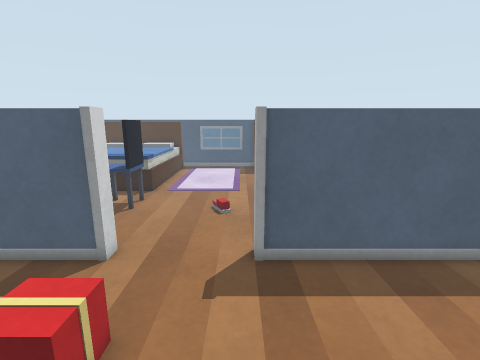
[1] (above)

16 first-person views from a walk through a Gazebo world. The camera is 0.9 m above the floor, tilts 12° down and sees 85° across. The floor is counted in squares, 0.2 m on a side. Each view is taken from the middle of a square. On the plan, view 1 faces up. The plan holds only what a view shows up to about 20 squares ahead; the rest is blank.

[2]
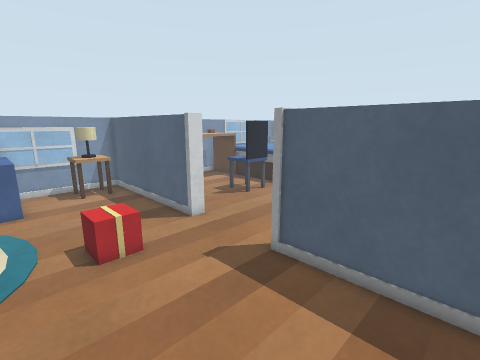

[3]
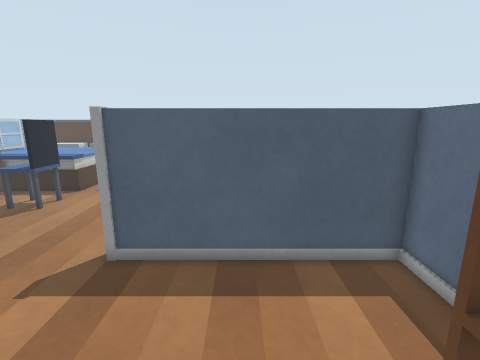

[4]
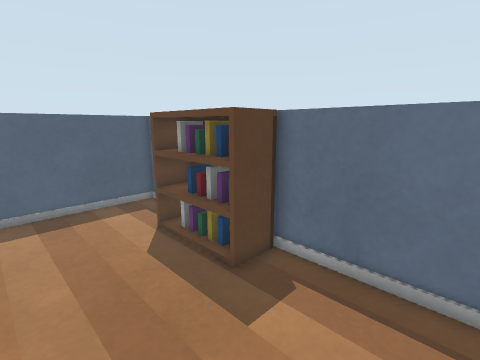

[5]
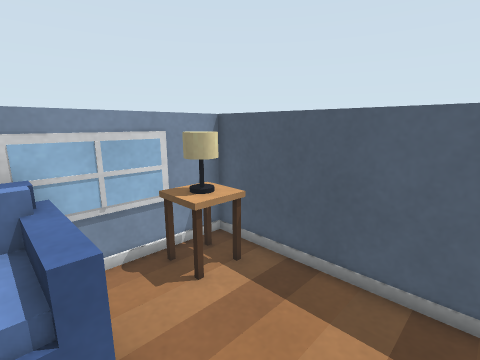

[6]
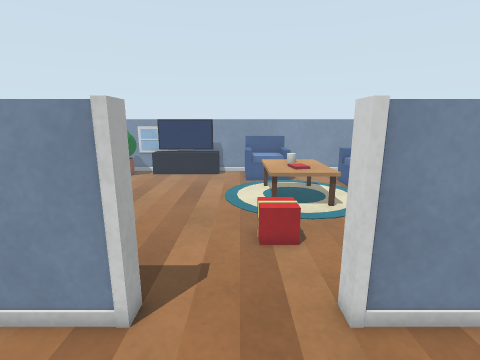

[7]
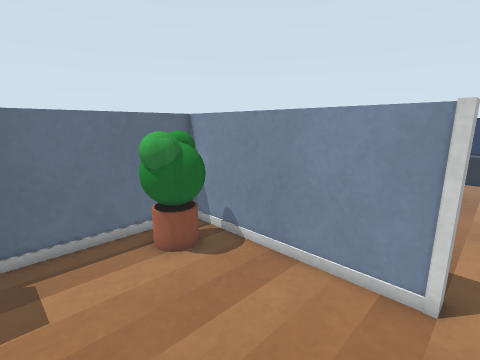

[8]
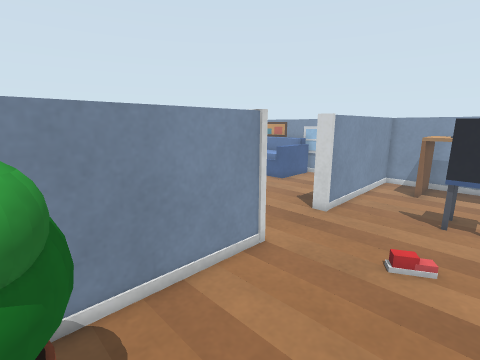

[9]
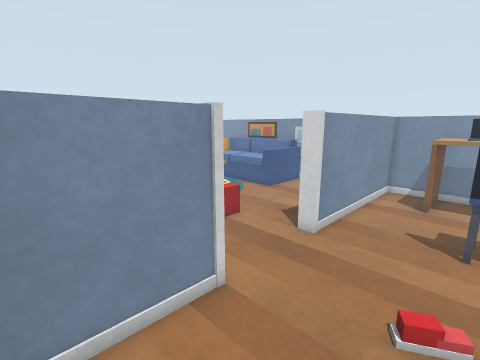

[10]
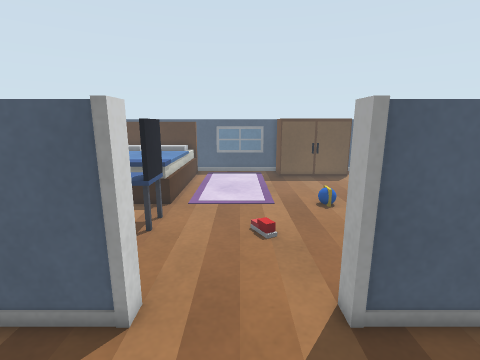

[11]
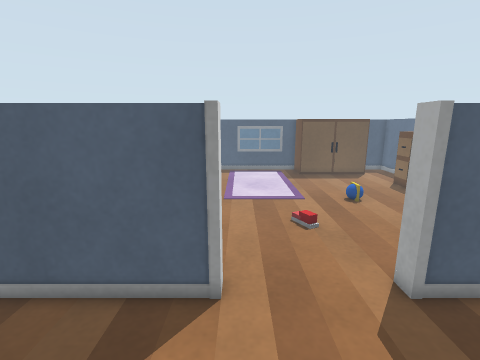

[12]
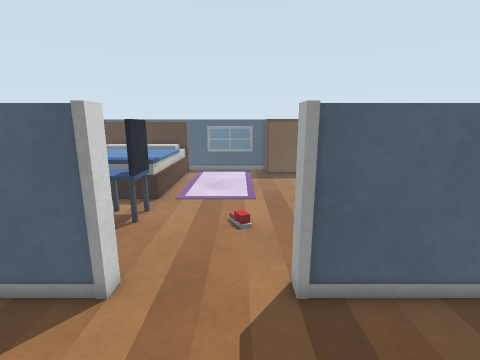

[13]
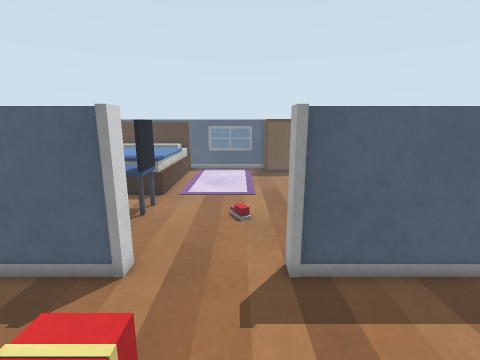

[14]
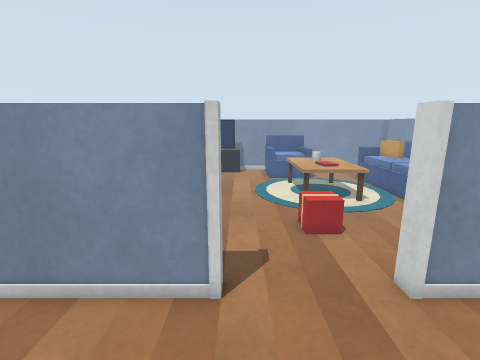

[15]
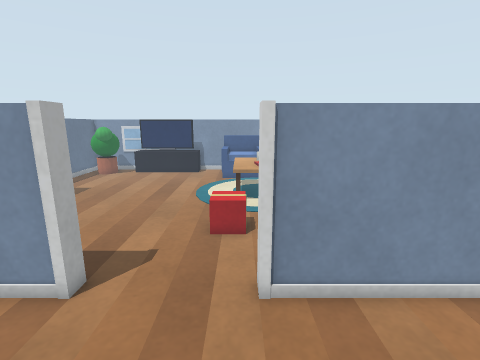

[16]
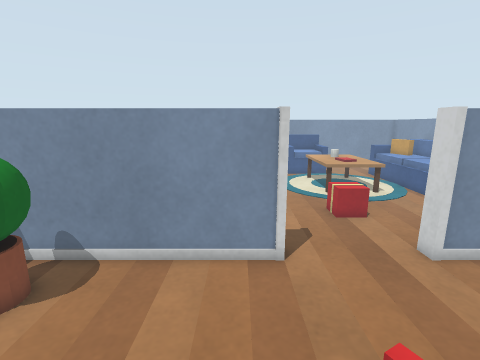

### Floor plan
Key: @ floor where view 1 was taken; # wall or solid block; . main floor; : floor 0.25 m higher than the main floor; = window, fence, low wall or low ledge; B bed; C chair; W white box; T side table; S sofa; E desk; K bookshelf; F coffee table; P plant; A TV; H chest of drawers; O other object.
Columns run from 15 left of view 1 to 11 right of it. Each row starts with its distance up from view 1.
 23         BB
 22      B  BB.    ....... H
 21      BB BB.    ........H
 20      BBBBB.    ........H
 19       B  B.    ........
 18     BBBBBB.    ...:...
 17     E.............:...
 16      .....................=
 15      ..CCC................=
 14 =    ..CCC................=
 13 = EEE.....................=
 12 =EEEE..................PP.=
 11 =.....................PPPP=
 10 =......................P #=
  9 ==========W.....W==========
  8 ==========W.....W==========
  7 =TTT......................=
  6 =TTT......................=
  5 =TTT.......OO.............
  4 =W.........OO............
  3 =W.........OO..........KKK
  2 =SSSSS.................KKK
  1 =SSSSS.. .  ...........KKK
  0      S. FFFF ..@.......KKK
 -1     SS  FFFF  .........KKK=
 -2     SS  FFFF  ............=
 -3    SSS  FFFF  ............=
 -4    SSS  FFFF  ............=
 -5   SSSS  FFFF  ............=
 -6      S          .      ...=
 -7                 . .     ..=
 -8                 .
 -9                 .
-10                 AA

Where each view was taken, in squares from view 1:
view 1: 0 up, 0 right, facing up
view 2: 1 up, 6 right, facing up-left
view 3: 0 up, 5 right, facing up
view 4: 7 down, 3 right, facing up-right
view 5: 1 up, 6 left, facing up-left
view 6: 14 up, 2 left, facing down
view 7: 16 up, 0 right, facing down-right
view 8: 15 up, 8 right, facing down-left
view 9: 14 up, 5 right, facing down-left
view 10: 3 up, 2 left, facing up
view 11: 2 up, 4 left, facing up
view 12: 2 up, 1 left, facing up
view 13: 1 up, 1 left, facing up
view 14: 15 up, 0 right, facing down
view 15: 15 up, 4 left, facing down
view 16: 17 up, 2 right, facing down
